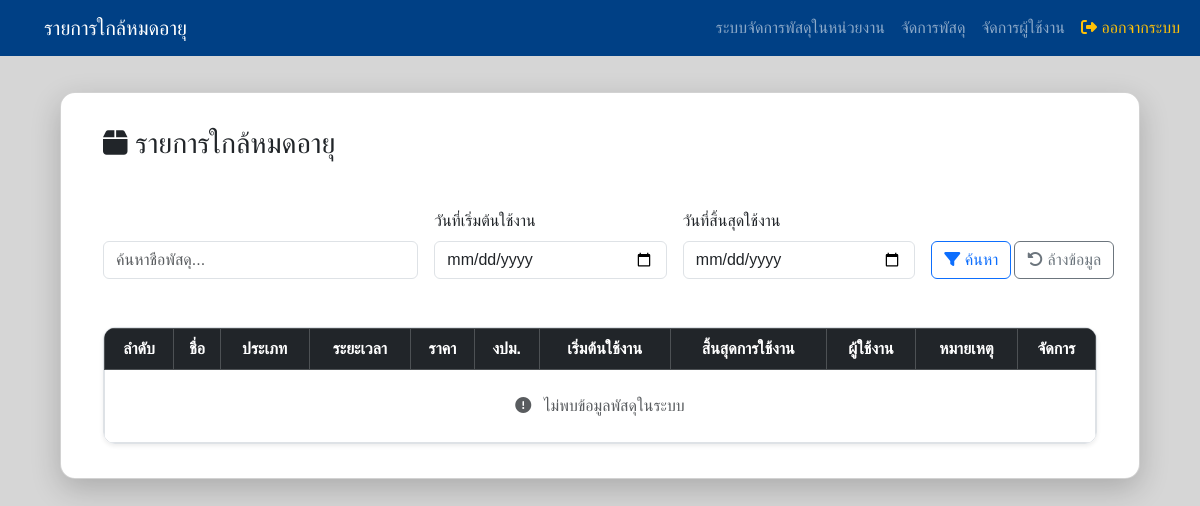
The page /expiring_result.php (signed in) on the database as committed earlier.
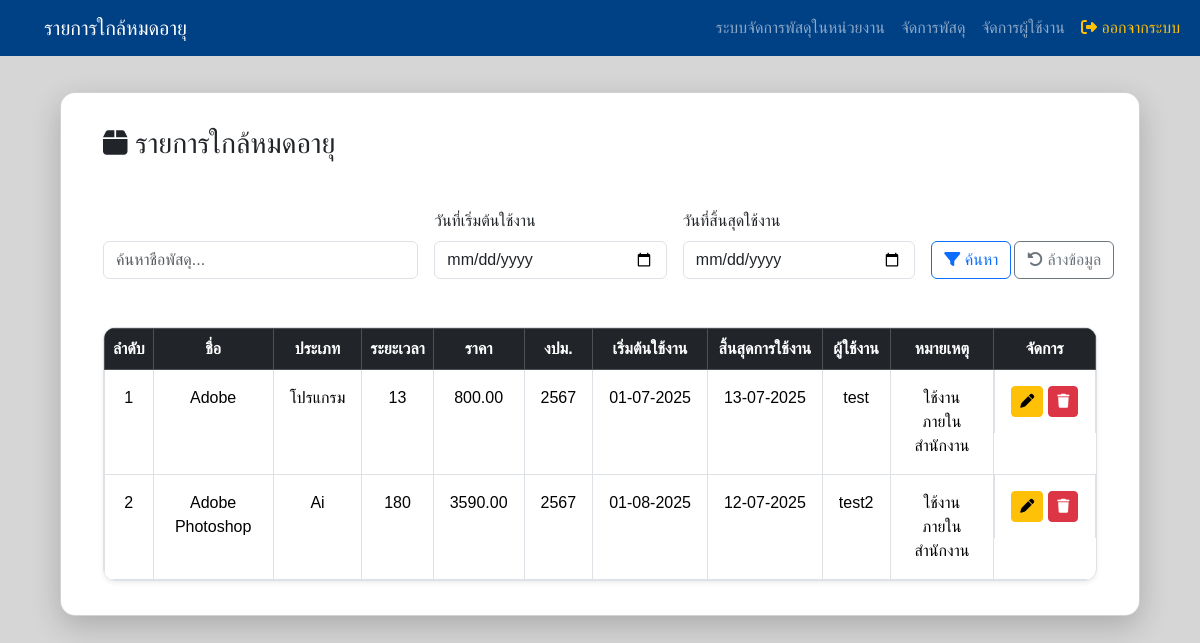
The same page on the database as committed later.
### tables this page shows
CREATE TABLE `parcels` (
  `id` int(11) NOT NULL,
  `item_name` varchar(255) NOT NULL,
  `category` varchar(100) NOT NULL,
  `usage_duration` int(11) NOT NULL,
  `price` decimal(10,2) NOT NULL,
  `budget_year` varchar(10) NOT NULL,
  `start_date` date NOT NULL,
  `end_date` date NOT NULL,
  `user_responsible` varchar(255) NOT NULL,
  `note` text DEFAULT NULL,
  `created_at` timestamp NOT NULL DEFAULT current_timestamp(),
  `updated_at` timestamp NOT NULL DEFAULT current_timestamp() ON UPDATE current_timestamp()
);

### expiring_result.php (the view, shortened to what the changed rows need)
<?php
require_once 'db.php';
$today = date('Y-m-d');
$next3Days = date('Y-m-d', strtotime('+30 days'));
$sql = "SELECT * FROM parcels WHERE end_date BETWEEN '$today' AND '$next3Days'";
$sql .= " ORDER BY id DESC";
$result = $conn->query($sql);
$today = date('Y-m-d');
$next3Days = date('Y-m-d', strtotime('+30 days'));
$sqlExpiringCount = "SELECT COUNT(*) as count FROM parcels WHERE end_date BETWEEN '$today' AND '$next3Days'";
$expiringCount = $conn->query($sqlExpiringCount)->fetch_assoc()['count'];
?>
<!DOCTYPE html>
<html lang="th">
<head>
    <link href="https://cdn.jsdelivr.net/npm/bootstrap@5.3.2/dist/css/bootstrap.min.css" rel="stylesheet">
    <link href="https://cdnjs.cloudflare.com/ajax/libs/font-awesome/6.5.0/css/all.min.css" rel="stylesheet">
    <link href="https://cdn.jsdelivr.net/npm/select2@4.1.0-rc.0/dist/css/select2.min.css" rel="stylesheet" />
</head>
<body>
    <div class="card">
        <div class="container py-1">
            <h3><i class="fa-solid fa-box"></i> รายการใกล้หมดอายุ</h3><br>
            <div class="table-responsive table-rounded shadow-sm">
                <table class="table table-bordered table-hover mb-0">
                    <thead class="table-dark">
                        <tr class="header-table">
                            <th>ลำดับ</th>
                            <th>ชื่อ</th>
                            <th>ประเภท</th>
                            <th>ระยะเวลา</th>
                            <th>ราคา</th>
                            <th>งปม.</th>
                            <th>เริ่มต้นใช้งาน</th>
                            <th>สิ้นสุดการใช้งาน</th>
                            <th>ผู้ใช้งาน</th>
                            <th>หมายเหตุ</th>
                            <?php if (isset($_SESSION['user_role']) && ($_SESSION['user_role'] === 'admin' || $_SESSION['user_role'] === 'superadmin')): ?>
                            <th>จัดการ</th>
                            <?php endif; ?>
                        </tr>
                    </thead>
                    <tbody id="parcel-table-body">
                        <?php if ($result->num_rows > 0): ?>
                        <?php $i = 1; while($row = $result->fetch_assoc()): ?>
                        <tr class="text-center">
                            <td><?= $i++ ?></td>
                            <td class="text-left"><?= htmlspecialchars($row['item_name']) ?></td>
                            <td><?= htmlspecialchars($row['category']) ?></td>
                            <td><?= htmlspecialchars($row['usage_duration']) ?></td>
                            <td style="white-space: nowrap;"><?= htmlspecialchars($row['price']) ?></td>
                            <td style="white-space: nowrap;"><?= htmlspecialchars($row['budget_year']) ?></td>
                            <td style="white-space: nowrap;"><?= (new DateTime($row['start_date']))->format('d-m-Y') ?>
                            </td>
                            <td style="white-space: nowrap;"><?= (new DateTime($row['end_date']))->format('d-m-Y') ?>
                            </td>
                            <td style="white-space: nowrap;"><?= htmlspecialchars($row['user_responsible']) ?></td>
                            <td><?= htmlspecialchars($row['note']) ?: '-' ?></td>
                            <?php if (isset($_SESSION['user_role']) && ($_SESSION['user_role'] === 'admin' || $_SESSION['user_role'] === 'superadmin')): ?>
                            <td class="btn-edit-delete">
                                <button class="btn btn-sm btn-warning btn-edit" data-bs-toggle="modal"
                                    data-bs-target="#editModal" data-id="<?= $row['id'] ?>"
                                    data-item_name="<?= htmlspecialchars($row['item_name']) ?>"
                                    data-category="<?= $row['category'] ?>"
                                    data-usage_duration="<?= $row['usage_duration'] ?>"
                                    data-price="<?= $row['price'] ?>" data-budget_year="<?= $row['budget_year'] ?>"
                                    data-start_date="<?= $row['start_date'] ?>" data-end_date="<?= $row['end_date'] ?>"
                                    data-user_responsible="<?= htmlspecialchars($row['user_responsible']) ?>"
                                    data-note="<?= htmlspecialchars($row['note']) ?>">
                                    <i class="fa-solid fa-pen"></i>
                                </button>
                                <button class="btn btn-sm btn-danger btn-delete" data-bs-toggle="modal"
                                    data-bs-target="#deleteModal" data-id="<?= $row['id'] ?>">
                                    <i class="fa-solid fa-trash"></i>
                                </button>
                            </td>
                            <?php endif; ?>
                        </tr>
                        <?php endwhile; ?>
                        <?php else: ?>
                        <tr>
                            <td colspan="11" class="text-center text-muted py-4">
                                <i class="fa-solid fa-circle-exclamation me-2"></i> ไม่พบข้อมูลพัสดุในระบบ
                            </td>
                        </tr>
                        <?php endif; ?>
                    </tbody>
                </table>
            </div>
        </div>
    </div>
</body>
</html>

Rows that differ between the two databases and show on the page:
added parcels: item_name "Adobe", category "โปรแกรม", usage_duration "13", price "800.00", budget_year "2567", start_date "01-07-2025", end_date "13-07-2025", user_responsible "test", note "ใช้งานภายในสำนักงาน"
added parcels: item_name "Adobe Photoshop", category "Ai", usage_duration "180", price "3590.00", budget_year "2567", start_date "01-08-2025", end_date "12-07-2025", user_responsible "test2", note "ใช้งานภายในสำนักงาน"
Other text that changed with them:
text no longer shown: "ไม่พบข้อมูลพัสดุในระบบ"
